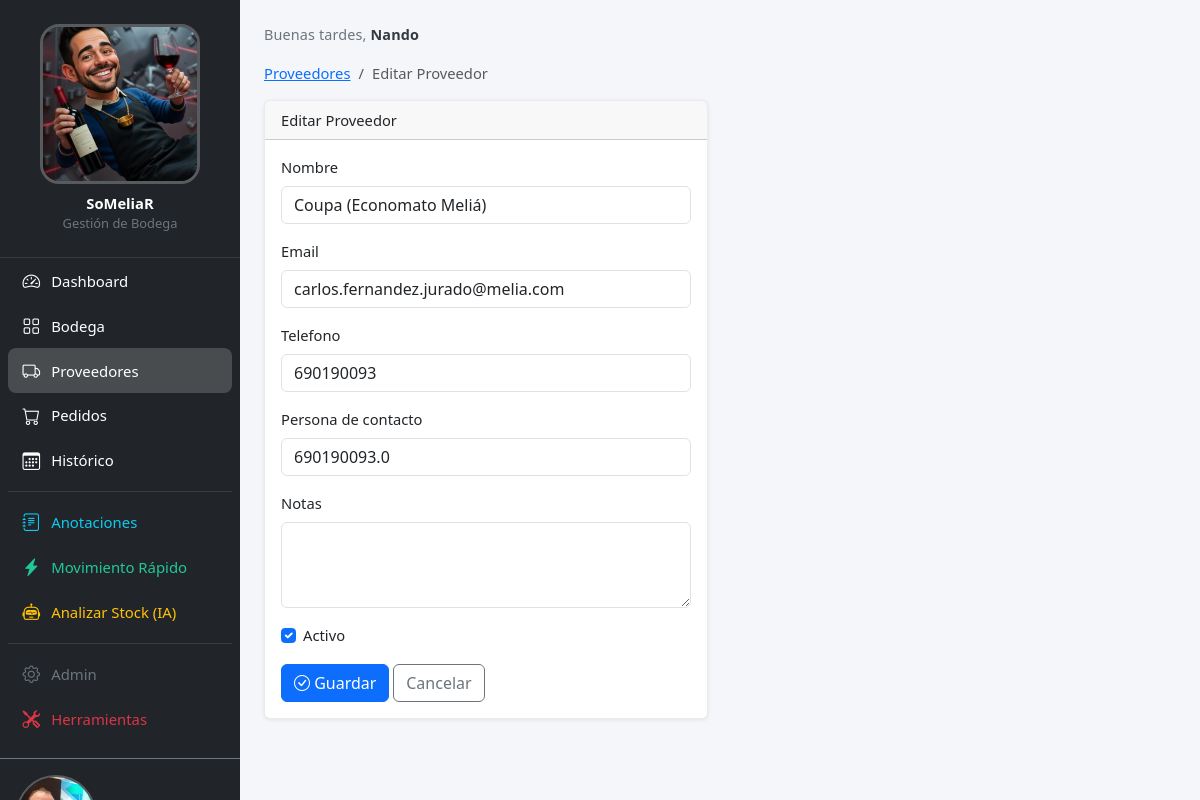
The app's page /proveedores/105/editar/ (signed in) with its own data.
### core/models.py (models this page shows, shortened)
class Configuracion(models.Model):
    logo = models.ImageField(upload_to="config/", blank=True,
                             help_text="Logo del sidebar (cuadrado, mín. 200×200px)")
    login_imagen = models.ImageField(upload_to="config/", blank=True,
                                     help_text="Foto de la pantalla de login")
    class Meta:
        verbose_name = "configuración"
    @classmethod
    def get(cls):
        obj, _ = cls.objects.get_or_create(pk=1)
        return obj

class PerfilUsuario(models.Model):
    user = models.OneToOneField(User, on_delete=models.CASCADE, related_name="perfil")
    avatar = models.ImageField(upload_to="avatares/", blank=True)

### proveedores/models.py (models this page shows, shortened)
class Proveedor(models.Model):
    nombre = models.CharField(max_length=200)
    email = models.EmailField()
    telefono = models.CharField(max_length=30, blank=True)
    contacto = models.CharField(
        "persona de contacto", max_length=200, blank=True
    )
    notas = models.TextField(blank=True)
    activo = models.BooleanField(default=True)
    class Meta:
        ordering = ["nombre"]
        verbose_name = "proveedor"
        verbose_name_plural = "proveedores"

### proveedores/views.py (the view)
# urls.py: path("<int:pk>/editar/", views.proveedor_edit, name="proveedor_edit"),
@login_required
def proveedor_edit(request, pk):
    proveedor = get_object_or_404(Proveedor, pk=pk)
    if request.method == "POST":
        form = ProveedorForm(request.POST, instance=proveedor)
        if form.is_valid():
            form.save()
            return redirect("proveedores:proveedor_detail", pk=proveedor.pk)
    else:
        form = ProveedorForm(instance=proveedor)
    return render(request, "proveedores/proveedor_form.html", {"form": form, "titulo": "Editar Proveedor"})

### proveedores/forms.py
class ProveedorForm(forms.ModelForm):
    class Meta:
        model = Proveedor
        fields = ["nombre", "email", "telefono", "contacto", "notas", "activo"]
        widgets = {
            "nombre": forms.TextInput(attrs={"class": "form-control"}),
            "email": forms.EmailInput(attrs={"class": "form-control"}),
            "telefono": forms.TextInput(attrs={"class": "form-control"}),
            "contacto": forms.TextInput(attrs={"class": "form-control"}),
            "notas": forms.Textarea(attrs={"class": "form-control", "rows": 3}),
            "activo": forms.CheckboxInput(attrs={"class": "form-check-input"}),
        }

### core/context_processors.py (called while the page is built)
def app_config(request):
    config = Configuracion.get()
    perfil = None
    if request.user.is_authenticated:
        perfil, _ = PerfilUsuario.objects.get_or_create(user=request.user)
    return {"app_config": config, "user_perfil": perfil}

### templates/proveedores/proveedor_form.html (shortened to what this page needs)
{% extends 'base.html' %}
{% block content %}
<nav aria-label="breadcrumb">
    <ol class="breadcrumb">
        <li class="breadcrumb-item"><a href="{% url 'proveedores:proveedor_list' %}">Proveedores</a></li>
        <li class="breadcrumb-item active">{{ titulo }}</li>
    </ol>
</nav>
<div class="row">
    <div class="col-md-6">
        <div class="card">
            <div class="card-header">{{ titulo }}</div>
            <div class="card-body">
                <form method="post">
                    {% for field in form %}
                    <div class="mb-3">
                        {% if field.field.widget.input_type == 'checkbox' %}
                        <div class="form-check">
                            {{ field }}
                            <label class="form-check-label" for="{{ field.id_for_label }}">{{ field.label }}</label>
                        </div>
                        {% else %}
                        <label for="{{ field.id_for_label }}" class="form-label">{{ field.label }}</label>
                        {{ field }}
                        {% endif %}
                    </div>
                    {% endfor %}
                    <button type="submit" class="btn btn-primary">
                        <i class="bi bi-check-circle"></i> Guardar
                    </button>
                    <a href="{% url 'proveedores:proveedor_list' %}" class="btn btn-outline-secondary">Cancelar</a>
                </form>
            </div>
        </div>
    </div>
</div>
{% endblock %}

### templates/base.html (shortened to what this page needs)
<!DOCTYPE html>
<html lang="es">
<head>
    <link href="https://cdn.jsdelivr.net/npm/bootstrap@5.3.3/dist/css/bootstrap.min.css" rel="stylesheet">
    <link href="https://cdn.jsdelivr.net/npm/bootstrap-icons@1.11.3/font/bootstrap-icons.min.css" rel="stylesheet">
    {% load static %}
    <link rel="stylesheet" href="{% static 'css/layout.css' %}">
</head>
<body>
    <div class="app-wrapper">
        <nav id="sidebar" class="offcanvas-lg offcanvas-start sidebar-nav bg-dark text-white" tabindex="-1"
            aria-labelledby="sidebarLabel">
            <div class="offcanvas-body sidebar-body">
                <div class="sidebar-brand d-none d-lg-flex flex-column align-items-center py-4 px-3">
                    {% if app_config.logo %}
                    <img src="{{ app_config.logo.url }}" alt="SoMeliaR" class="sidebar-logo mb-2">
                    {% else %}
                    <img src="{% static 'img/logo_cayetano.jpeg' %}" alt="SoMeliaR" class="sidebar-logo mb-2">
                    {% endif %}
                    <div class="fw-bold text-white">SoMeliaR</div>
                    <small class="text-secondary">Gestión de Bodega</small>
                </div>
                <ul class="nav flex-column px-2 pb-3">
                    <li class="nav-item">
                        <a class="nav-link sidebar-link text-white" href="{% url 'core:dashboard' %}">
                            <i class="bi bi-speedometer2"></i><span>Dashboard</span>
                        </a>
                    </li>
                    <li class="nav-item">
                        <a class="nav-link sidebar-link text-white" href="{% url 'bodega:vino_list' %}">
                            <i class="bi bi-grid"></i><span>Bodega</span>
                        </a>
                    </li>
                    <li class="nav-item">
                        <a class="nav-link sidebar-link text-white" href="{% url 'proveedores:proveedor_list' %}">
                            <i class="bi bi-truck"></i><span>Proveedores</span>
                        </a>
                    </li>
                    <li class="nav-item">
                        <a class="nav-link sidebar-link text-white" href="{% url 'pedidos:pedido_list' %}">
                            <i class="bi bi-cart"></i><span>Pedidos</span>
                        </a>
                    </li>
                    <li class="nav-item">
                        <a class="nav-link sidebar-link text-white" href="{% url 'pedidos:pedido_historico' %}">
                            <i class="bi bi-calendar3"></i><span>Histórico</span>
                        </a>
                    </li>
                    <li class="nav-item sidebar-divider">
                        <a class="nav-link sidebar-link text-info" href="{% url 'core:anotaciones' %}">
                            <i class="bi bi-journal-text"></i><span>Anotaciones</span>
                        </a>
                    </li>
                    <li class="nav-item">
                        <a class="nav-link sidebar-link sidebar-link--success"
                            href="{% url 'bodega:movimiento_rapido' %}">
                            <i class="bi bi-lightning-charge-fill"></i><span>Movimiento Rápido</span>
                        </a>
                    </li>
                    <li class="nav-item">
                        <a class="nav-link sidebar-link sidebar-link--warning"
                            href="{% url 'pedidos:analizar_stock' %}">
                            <i class="bi bi-robot"></i><span>Analizar Stock (IA)</span>
                        </a>
                    </li>
                    <li class="nav-item sidebar-divider">
                        <a class="nav-link sidebar-link text-secondary" href="{% url 'admin:index' %}">
                            <i class="bi bi-gear"></i><span>Admin</span>
                        </a>
                    </li>
                    {% if request.user.is_superuser %}
                    <li class="nav-item">
                        <a class="nav-link sidebar-link text-danger" href="{% url 'core:herramientas' %}">
                            <i class="bi bi-tools"></i><span>Herramientas</span>
                        </a>
                    </li>
                    {% endif %}
                </ul>
                <div class="px-3 pb-3 mt-auto border-top border-secondary pt-3">
                    <a href="{% url 'core:perfil' %}" class="d-flex align-items-center gap-2 mb-2 text-decoration-none"
                        style="min-width:0;">
                        {% if user_perfil and user_perfil.avatar %}
                        <img src="{{ user_perfil.avatar.url }}" alt="" class="sidebar-user-avatar"
                             onerror="this.style.display='none';this.nextElementSibling.style.display='flex'">
                        {% endif %}
                    </a>
                </div>
            </div>
        </nav>
        <main class="app-main">
            <div class="app-greeting" id="app-greeting">
                <span id="greeting-text"></span><strong
                    id="greeting-name">{{request.user.get_full_name|default:request.user.username }}</strong>
            </div>
            {% block content %}{% endblock %}
        </main>
    </div>
</body>
</html>

### static/css/layout.css (style rules this page uses)
:root { --sidebar-width: 270px; --topbar-height: 56px; --sidebar-bg: #212529; --sidebar-border: rgba(255, 255, 255, 0.1); --link-hover-bg: rgba(255, 255, 255, 0.1); --link-active-bg: rgba(255, 255, 255, 0.18); --link-success-hover: rgba(25, 135, 84, 0.18); --link-warning-hover: rgba(255, 193, 7, 0.18); }
body { font-size: 0.92rem; }
.app-wrapper { display: flex; min-height: 100vh; }
#sidebar { --bs-offcanvas-width: var(--sidebar-width); }
@media (min-width: 992px) { #sidebar { background-color: var(--sidebar-bg) !important; width: var(--sidebar-width); flex-shrink: 0; position: sticky; top: 0; height: 100vh; display: flex !important; flex-direction: column; overflow: hidden; } }
@media (min-width: 992px) { #sidebar .sidebar-body { display: flex !important; flex-direction: column; flex: 1 1 auto; overflow-y: auto; padding: 0 !important; scrollbar-width: thin; scrollbar-color: rgba(255, 255, 255, 0.2) transparent; } }
.sidebar-logo { width: 200px; height: 200px; object-fit: cover; border-radius: 12%; border: 3px solid rgba(255, 255, 255, 0.25); }
@media (min-width: 992px) and (max-width: 1399.98px) { .sidebar-logo { width: 160px; height: 160px; } }
.sidebar-brand { border-bottom: 1px solid var(--sidebar-border); flex-shrink: 0; }
#sidebar .sidebar-link { display: flex; align-items: center; gap: 0.65rem; padding: 0.58rem 0.85rem; border-radius: 0.5rem; white-space: nowrap; font-size: 0.93rem; text-decoration: none; transition: background-color 0.15s ease; }
#sidebar .sidebar-link i { font-size: 1.1rem; flex-shrink: 0; width: 1.2rem; text-align: center; }
#sidebar .sidebar-link.active { background-color: var(--link-active-bg); font-weight: 500; }
#sidebar .sidebar-link--success { color: #20c997 !important; }
#sidebar .sidebar-link--warning { color: #ffc107 !important; }
.sidebar-divider { margin-top: 0.5rem; padding-top: 0.5rem; border-top: 1px solid var(--sidebar-border); }
.app-main { flex: 1 1 0; min-width: 0; padding: 1rem; background: #f4f6f9; min-height: 100vh; }
@media (min-width: 480px) { .app-main { padding: 1.25rem; } }
@media (min-width: 576px) { .app-main { padding: 1.5rem; } }
@media (min-width: 992px) { .app-main { padding: 2rem; } }
.card { box-shadow: 0 1px 4px rgba(0, 0, 0, 0.08); border-color: rgba(0, 0, 0, 0.08); }
@media (min-width: 992px) and (max-width: 1399.98px) { :root { --sidebar-width: 240px; } }
@media (min-width: 992px) and (max-width: 1399.98px) { .app-main { padding: 1.5rem; } }
.app-greeting { font-size: 0.9rem; color: #6c757d; margin-bottom: 1rem; letter-spacing: 0.01em; }
.app-greeting strong { color: #343a40; font-weight: 600; }
.sidebar-user-avatar { width: 80px; height: 80px; border-radius: 50%; object-fit: cover; flex-shrink: 0; border: 2px solid rgba(255, 255, 255, 0.25); }

### records on screen
Configuracion: logo (picture)
PerfilUsuario: avatar (picture)
Proveedor: form "Coupa (Economato Meliá)" "carlos.fernandez.jurado@melia.com" "690190093" "690190093.0", form "☑"

### other values on screen
{{ request.user.get_full_name|default:request.user.username }} "Nando"
{{ titulo }} "Editar Proveedor"
{{ field.label }} "Nombre" "Email" "Telefono" "Persona de contacto" "Notas"
{{ field.label }} "Activo"
